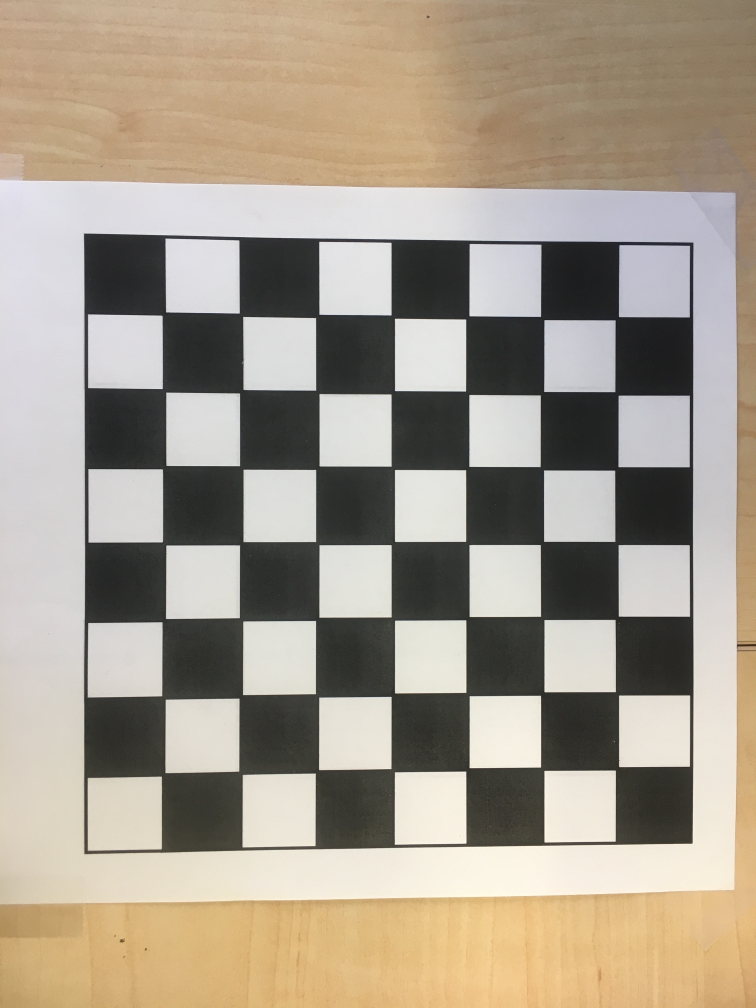
#> input picture Checkerboard/IMG_2779.jpg, 3024 x 4032 px (shown at 1/4 size)
$ python lines.py Checkerboard/IMG_2779.jpg
#> lines starting #> are read from the running program, lines starting #| are printed output that depends on the picture; after the words box and inside, x2 and y2 are one past the last pixel; in counts of white or black regions, pixels touching at a corner belong together
# This testing script detects and draws lines across gripper board

# Import modules
import glob
import sys
import os
import numpy as np
import cv2 as cv
import math
import matplotlib.pyplot as plt
import matplotlib.image as mpimg
import imutils
import test_helper as f

# Read in image
filename = sys.argv[1]
img = cv.imread(filename)
#> img is the input picture: shape (4032, 3024, 3); mean B, G, R 141.5, 156.4, 166.8
img = imutils.resize(img, width=700)
#> img: shape (933, 700, 3)
img2 = img.copy()
cv.imshow("image", img)

# Parameters for filtering hough lines
num_x = 8 # this is in fact y (vertical column) -- needs to get fixed with image.shape
num_y = 8
pixelx_per_voxel = img.shape[1]/(num_x)
pixely_per_voxel = img.shape[0]/(num_y)

# [6 lines of commented-out code are left out]

gray = cv.cvtColor(img,cv.COLOR_BGR2GRAY)

# th, im_th = cv.threshold(img, 100, 255, cv.THRESH_BINARY_INV)
ret, thresh = cv.threshold(gray,0,255,cv.THRESH_BINARY_INV+cv.THRESH_OTSU)
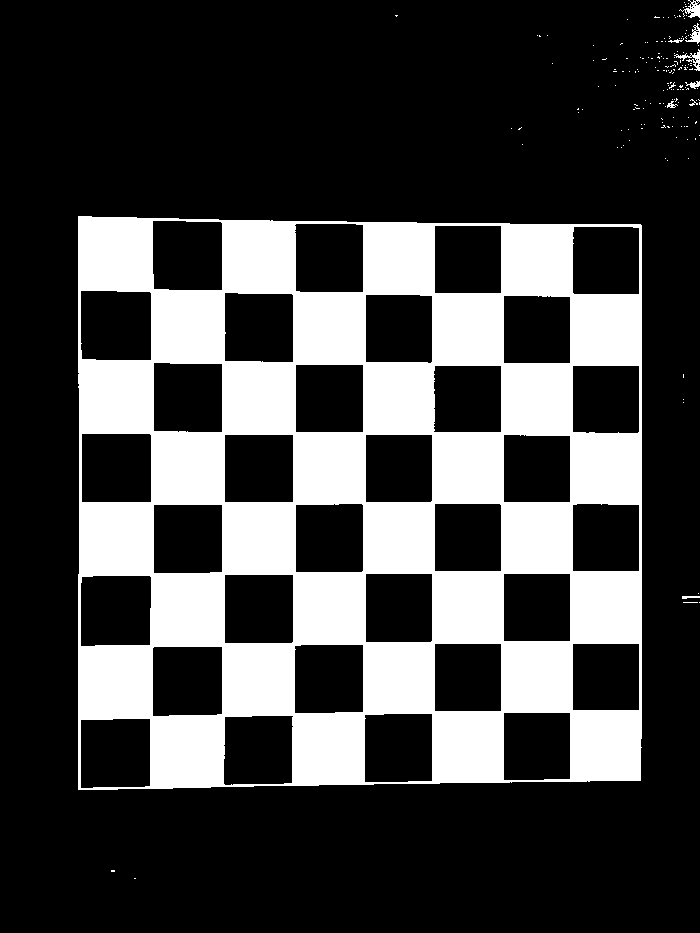
#> thresh: shape (933, 700); 26.7% white; 168 white regions (159 under 20 px), largest, box (x1, y1, x2, y2) and area: (78, 216, 642, 790) 173134, (679, 0, 700, 18) 170, (674, 49, 700, 71) 160
#> ret = 123
cv.imshow("binary", ~thresh)
inv_thresh = ~thresh
kernel = np.ones((15,15),np.uint8)
dilation = cv.dilate(inv_thresh,kernel,iterations = 1)
#> dilation: shape (933, 700); 83% white; 32 black regions, largest, box (x1, y1, x2, y2) and area: (85, 224, 147, 285) 3670, (85, 652, 146, 713) 3664, (86, 366, 147, 427) 3663
cv.imshow("dilation", dilation)
erosion = cv.erode(dilation,kernel,iterations = 1)
#> erosion: shape (933, 700); 74% white; 1 black region, box (x1, y1, x2, y2) and area: (78, 217, 642, 789) 169801
cv.imshow("erosion", erosion)
# mask = cv.morphologyEx(mask, cv.MORPH_CLOSE, kernel)
# cv.imshow("closing", mask)

# # Get the gray image and process GaussianBlur
# gray = cv.cvtColor(img,cv.COLOR_BGR2GRAY)
kernel_size = 5
blur_gray = cv.GaussianBlur(erosion,(kernel_size, kernel_size),0)
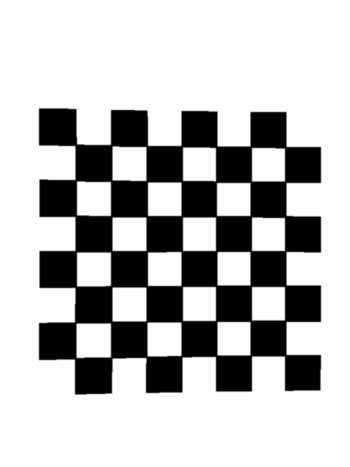
#> blur_gray: shape (933, 700) (shown at 1/2 size); min 0, max 255, mean 188.7
# blur_gray = erosion

# Process edge detection use Canny
low_threshold = 50
high_threshold = 150
edges = cv.Canny(blur_gray, low_threshold, high_threshold)
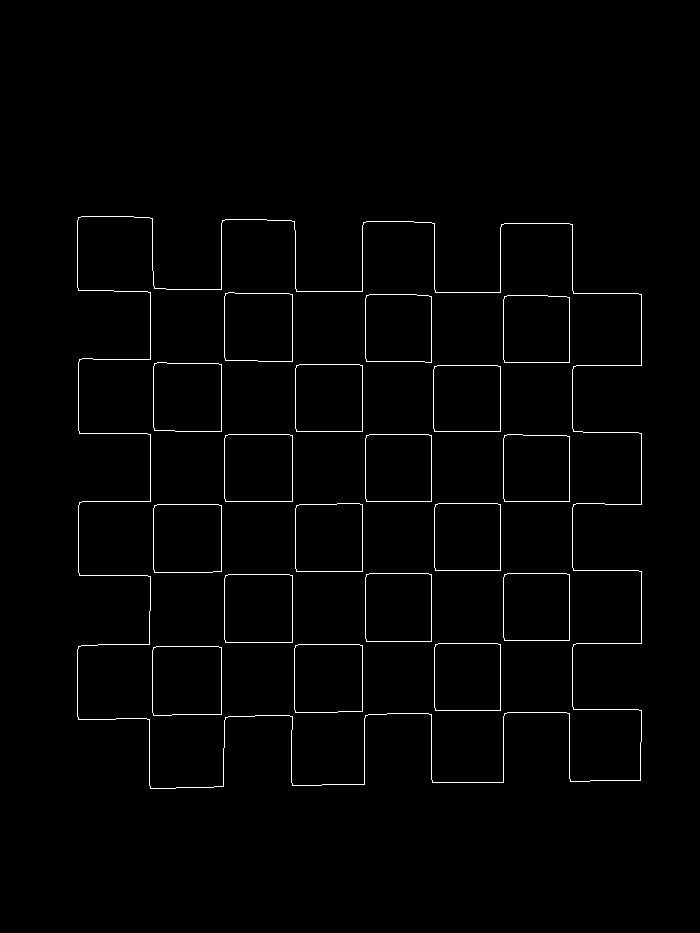
#> edges: shape (933, 700); 1.3% white in thin lines or dots, all inside (x1, y1, x2, y2) = (77, 216, 642, 789)
# edges = cv.Canny(mask,50,150,apertureSize = 3)

# Use HoughLinesP to get the lines. You can adjust the parameters for better performance.
rho = 1  # distance resolution in pixels of the Hough grid
theta = np.pi / 180  # angular resolution in radians of the Hough grid
threshold = 100  # minimum number of votes (intersections in Hough grid cell) (or 10/15)
min_line_length = 100  # minimum number of pixels making up a line (or 10/50)
max_line_gap = 80  # maximum gap in pixels between connectable line segments (or 5/20)
line_image = np.copy(img) * 0  # creating a blank to draw lines on
#> line_image: shape (933, 700, 3); every value is 0

# Run Hough on edge detected image
# Output "lines" is an array containing endpoints of detected line segments
lines = cv.HoughLinesP(edges, rho, theta, threshold, np.array([]), min_line_length, max_line_gap)
#> lines = 35 rows, first 6: [362, 784, 362, 225], [500, 782, 500, 227], [503, 782, 503, 224], [641, 741, 641, 294], [221, 786, 221, 223], [431, 779, 431, 222]

lines = np.squeeze(lines)

# Filter out diagonal and only keep vertical and horizontal
lines = [list(t) for t in lines if ((t[3]-t[1])/(t[2]-t[0]) == 0) or ((t[3]-t[1])/(t[2]-t[0]) == -math.inf) or ((t[3]-t[1])/(t[2]-t[0]) == math.inf)]
#> lines = 28 items, first 6: [362, 784, 362, 225], [500, 782, 500, 227], [503, 782, 503, 224], [641, 741, 641, 294], [221, 786, 221, 223], [431, 779, 431, 222]
# [12 lines of commented-out code are left out]

print(lines)
#> (printed output is left out)

for line in lines:
    x1, y1, x2, y2 = line
    orientation = math.atan2(abs((y2-y1)), abs((x2-x1)))
    cv.line(line_image,(x1,y1), (x2,y2),(0,0,255),2)
    x_extend = int(img.shape[1] * math.cos(orientation))
    y_extend = int(img.shape[0] * math.sin(orientation))
    cv.line(line_image,(x1-x_extend,y1-y_extend),(x1+x_extend,y1+y_extend),(255,0,0),2)
#> this loop made 28 passes
#> (x1, y1, x2, y2, orientation, x_extend, y_extend) on passes 1 to 8: (362, 784, 362, 225, 1.57, 0, 933), (500, 782, 500, 227, 1.57, 0, 933), (503, 782, 503, 224, 1.57, 0, 933), (641, 741, 641, 294, 1.57, 0, 933), (221, 786, 221, 223, 1.57, 0, 933), (431, 779, 431, 222, 1.57, 0, 933), (292, 785, 292, 221, 1.57, 0, 933), (569, 778, 569, 223, 1.57, 0, 933)
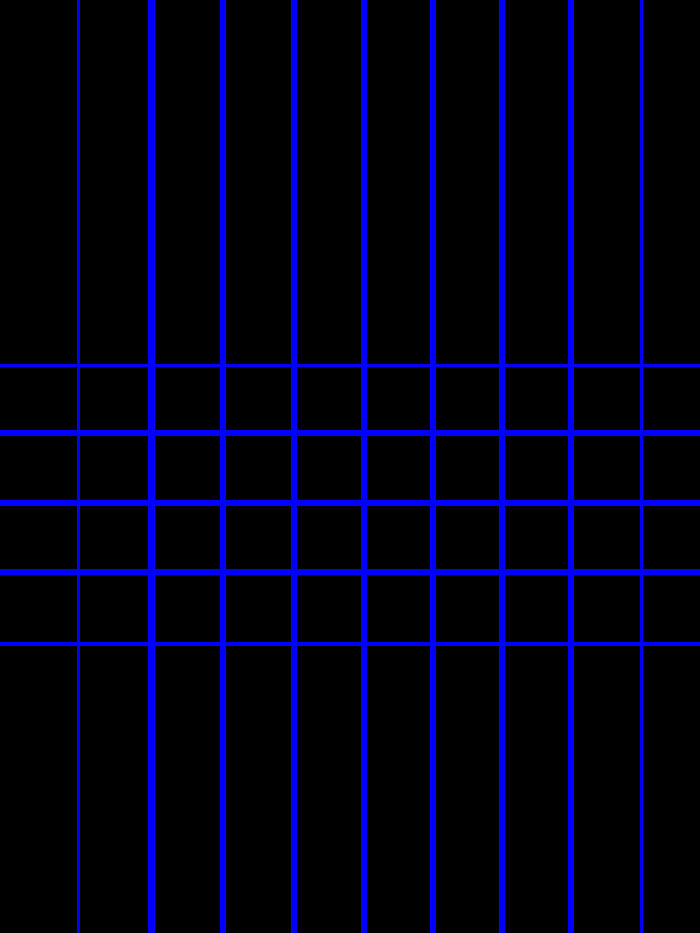
#> line_image: shape (933, 700, 3); mean B, G, R 24.2, 0, 0

cv.imshow("line image", line_image)
# Draw the lines on the  image
lines_edges = cv.addWeighted(img, 0.8, line_image, 1, 0)
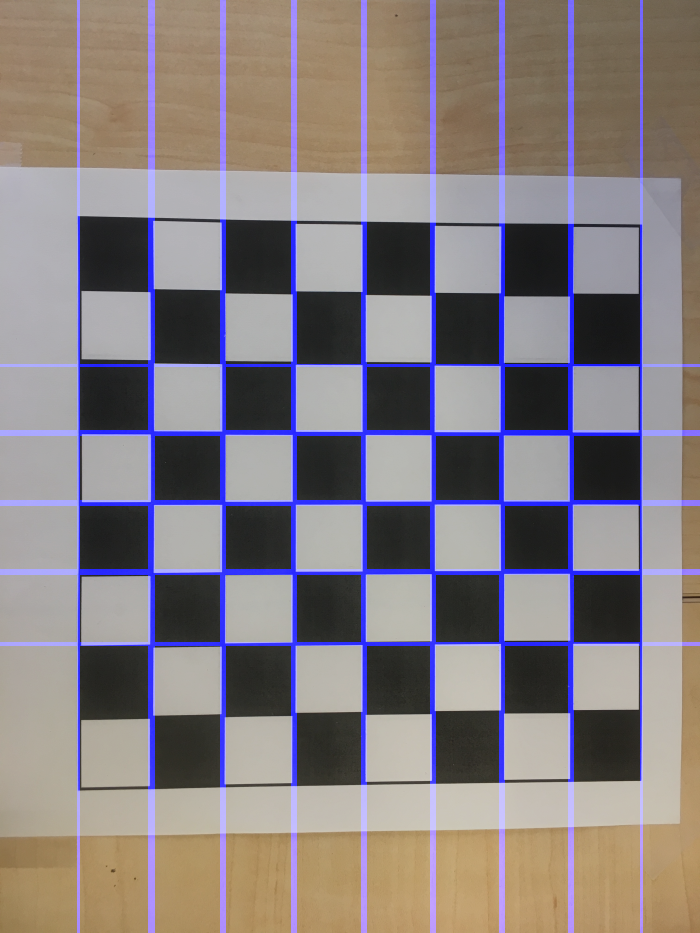
#> lines_edges: shape (933, 700, 3); mean B, G, R 128.6, 125.2, 133.4

cv.imshow("canny", edges)
cv.imshow("line edges", lines_edges)

# [16 lines of commented-out code are left out]
cv.waitKey()

# This subpart extracts horizontal and vertical lines using structuring element: https://docs.opencv.org/3.4/dd/dd7/tutorial_morph_lines_detection.html

# def show_wait_destroy(winname, img):
#     cv.imshow(winname, img)
#     cv.moveWindow(winname, 500, 0)
#     cv.waitKey(0)
#     cv.destroyWindow(winname)

# image_hsv = None   # global ;(
# pixel = (20,60,80) # some stupid default

# Apply adaptiveThreshold at the bitwise_not of gray, notice the ~ symbol
# gray = cv.bitwise_not(gray)
# bw = cv.adaptiveThreshold(gray, 255, cv.ADAPTIVE_THRESH_MEAN_C, \
#                             cv.THRESH_BINARY, 15, -2)
# # Show binary image
# # show_wait_destroy("binary", bw)
# # [bin]
# # [init]
# # Create the images that will use to extract the horizontal and vertical lines
# horizontal = np.copy(mask)
# vertical = np.copy(mask)
# # [init]
# # [horiz]
# # Specify size on horizontal axis
# cols = horizontal.shape[1]
# horizontal_size = cols // num_x
# # Create structure element for extracting horizontal lines through morphology operations
# horizontalStructure = cv.getStructuringElement(cv.MORPH_RECT, (horizontal_size, 1))
# # Apply morphology operations
# horizontal = cv.erode(horizontal, horizontalStructure)
# horizontal = cv.dilate(horizontal, horizontalStructure)
# # Show extracted horizontal lines
# show_wait_destroy("horizontal", horizontal)

# # [vert]
# # Specify size on vertical axis
# rows = vertical.shape[0]
# verticalsize = rows // (num_y+2)
# # Create structure element for extracting vertical lines through morphology operations
# verticalStructure = cv.getStructuringElement(cv.MORPH_RECT, (1, verticalsize))
# # Apply morphology operations
# vertical = cv.erode(vertical, verticalStructure)
# vertical = cv.dilate(vertical, verticalStructure)
# # Show extracted vertical lines
# show_wait_destroy("vertical", vertical)

$ run again, on Checkerboard/IMG_2782.jpg
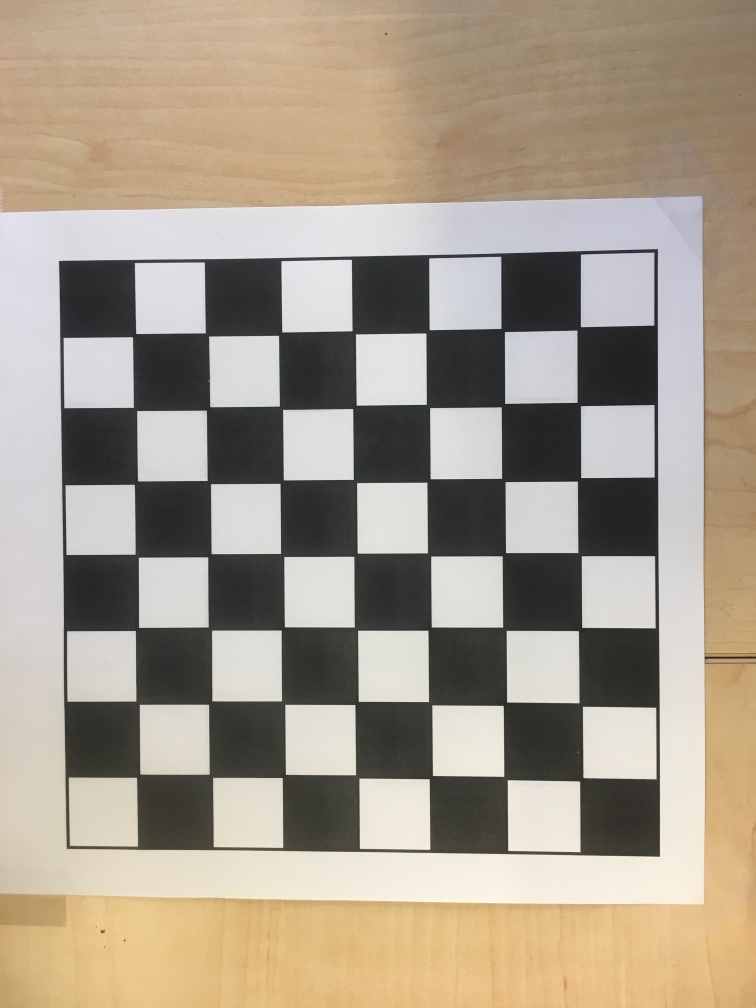
#> input picture Checkerboard/IMG_2782.jpg, 3024 x 4032 px (shown at 1/4 size)
#> img is the input picture: shape (4032, 3024, 3); mean B, G, R 140.4, 156.2, 167.2
#> img: shape (933, 700, 3)
#> `ret, thresh = cv.threshold(gray,0,255,cv.THRESH_BINARY_INV+cv.THRESH_O..`:
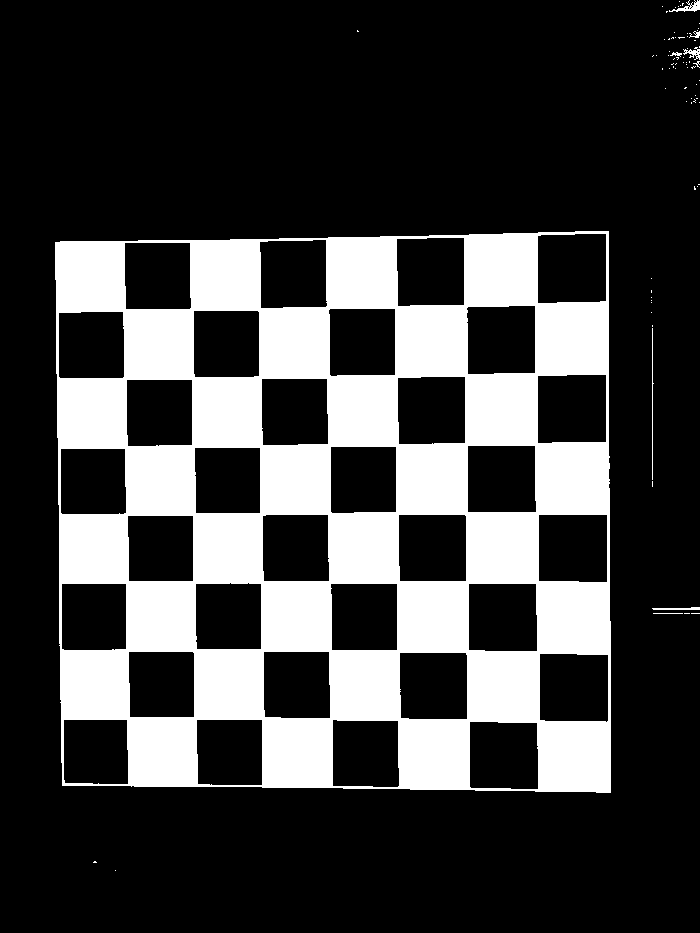
#> thresh: shape (933, 700); 25.5% white; 76 white regions (68 under 20 px), largest, box (x1, y1, x2, y2) and area: (55, 231, 611, 793) 165907, (652, 328, 654, 480) 153, (669, 0, 700, 12) 148
#> ret = 122
#> dilation: shape (933, 700); 83.9% white; 32 black regions, largest, box (x1, y1, x2, y2) and area: (542, 309, 602, 369) 3536, (471, 240, 531, 300) 3527, (542, 449, 603, 508) 3522
#> erosion: shape (933, 700); 75.1% white; 1 black region, box (x1, y1, x2, y2) and area: (55, 233, 611, 793) 162790
#> edges: shape (933, 700); 1.3% white in thin lines or dots, all inside (x1, y1, x2, y2) = (54, 232, 611, 793)
#> `lines = cv.HoughLinesP(edges, rho, theta, threshold, np.array([]), min..`: lines = 34 rows, first 6: [59, 583, 609, 583], [58, 580, 575, 580], [128, 784, 610, 792], [266, 514, 609, 514], [537, 439, 537, 233], [58, 241, 536, 233]
#> `lines = [list(t) for t in lines if ((t[3]-t[1])/(t[2]-t[0]) == 0) or (..`: lines = 19 items, first 6: [59, 583, 609, 583], [58, 580, 575, 580], [266, 514, 609, 514], [537, 439, 537, 233], [332, 649, 610, 649], [124, 720, 394, 720]
#> (printed output is left out)
#> the loop `for line in lines:` made 19 passes
#> (x1, y1, x2, y2, orientation, x_extend, y_extend) on passes 1 to 8: (59, 583, 609, 583, 0, 700, 0), (58, 580, 575, 580, 0, 700, 0), (266, 514, 609, 514, 0, 700, 0), (537, 439, 537, 233, 1.57, 0, 933), (332, 649, 610, 649, 0, 700, 0), (124, 720, 394, 720, 0, 700, 0), (608, 484, 608, 302, 1.57, 0, 933), (193, 786, 193, 652, 1.57, 0, 933)
#> `lines_edges = cv.addWeighted(img, 0.8, line_image, 1, 0)`:
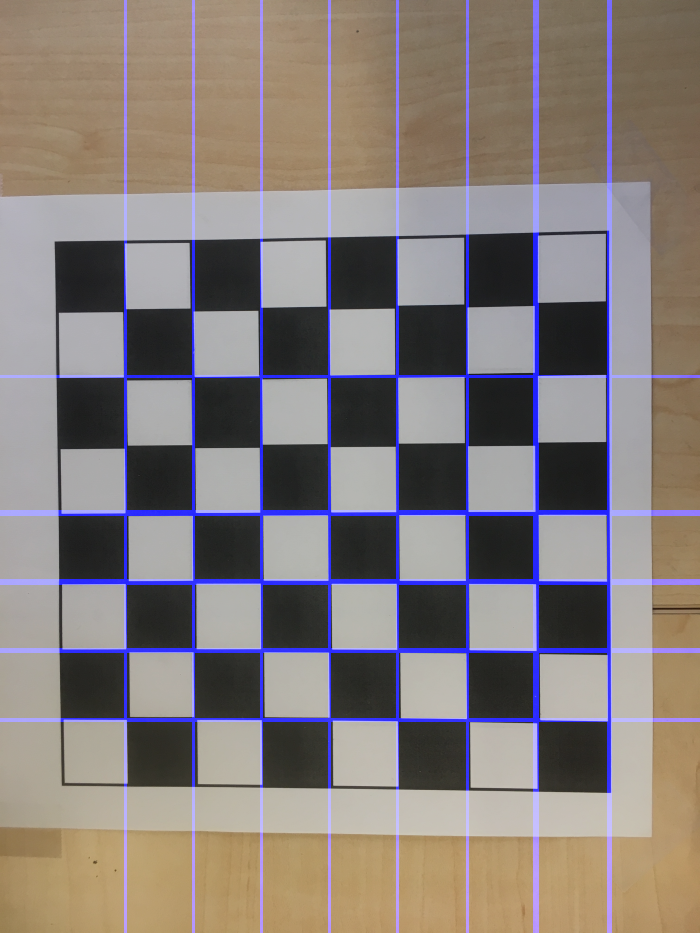
#> lines_edges: shape (933, 700, 3); mean B, G, R 123.1, 125, 133.7
